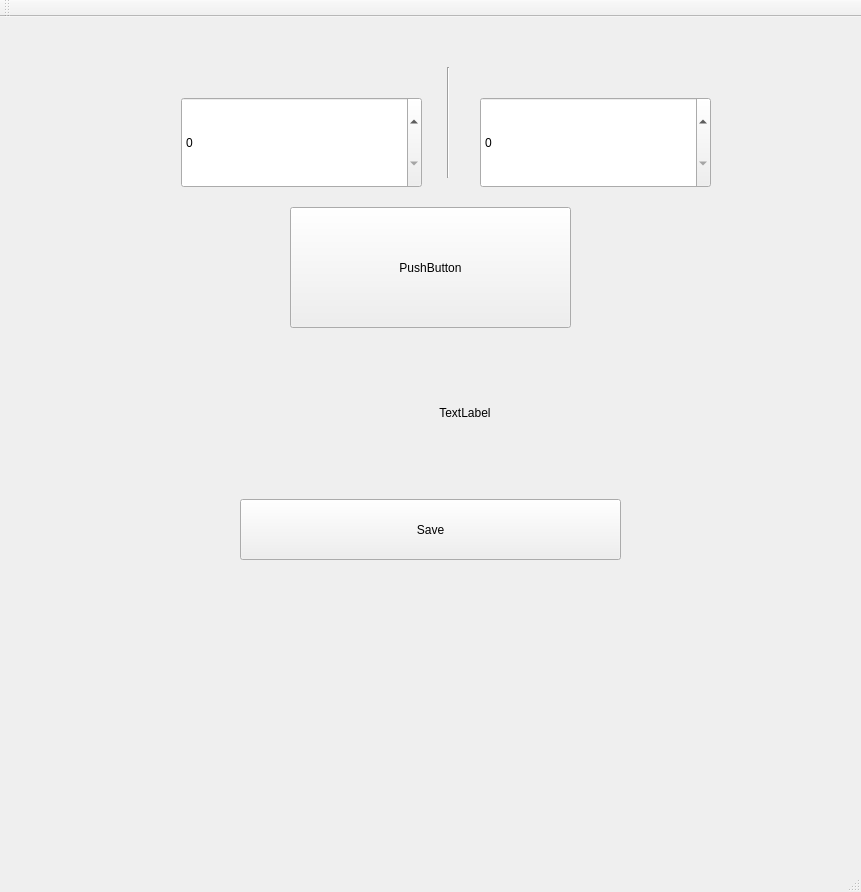
<?xml version="1.0" encoding="UTF-8"?>
<ui version="4.0">
 <class>MainWindow</class>
 <widget class="QMainWindow" name="MainWindow">
  <property name="geometry">
   <rect>
    <x>0</x>
    <y>0</y>
    <width>861</width>
    <height>892</height>
   </rect>
  </property>
  <property name="windowTitle">
   <string>MainWindow</string>
  </property>
  <widget class="QWidget" name="centralWidget">
   <widget class="QPushButton" name="generateNumButton">
    <property name="geometry">
     <rect>
      <x>290</x>
      <y>190</y>
      <width>281</width>
      <height>121</height>
     </rect>
    </property>
    <property name="text">
     <string>PushButton</string>
    </property>
   </widget>
   <widget class="QSpinBox" name="from">
    <property name="geometry">
     <rect>
      <x>181</x>
      <y>80</y>
      <width>241</width>
      <height>91</height>
     </rect>
    </property>
    <property name="maximum">
     <number>1000000000</number>
    </property>
   </widget>
   <widget class="QLabel" name="showNumber">
    <property name="geometry">
     <rect>
      <x>100</x>
      <y>330</y>
      <width>641</width>
      <height>131</height>
     </rect>
    </property>
    <property name="text">
     <string>                                                                                                      TextLabel</string>
    </property>
   </widget>
   <widget class="QSpinBox" name="to">
    <property name="geometry">
     <rect>
      <x>480</x>
      <y>80</y>
      <width>231</width>
      <height>91</height>
     </rect>
    </property>
    <property name="maximum">
     <number>1000000000</number>
    </property>
   </widget>
   <widget class="Line" name="line">
    <property name="geometry">
     <rect>
      <x>433</x>
      <y>50</y>
      <width>31</width>
      <height>111</height>
     </rect>
    </property>
    <property name="orientation">
     <enum>Qt::Vertical</enum>
    </property>
   </widget>
   <widget class="QPushButton" name="pushButton">
    <property name="geometry">
     <rect>
      <x>240</x>
      <y>482</y>
      <width>381</width>
      <height>61</height>
     </rect>
    </property>
    <property name="text">
     <string>Save</string>
    </property>
   </widget>
  </widget>
  <widget class="QMenuBar" name="menuBar">
   <property name="geometry">
    <rect>
     <x>0</x>
     <y>0</y>
     <width>861</width>
     <height>21</height>
    </rect>
   </property>
  </widget>
  <widget class="QToolBar" name="mainToolBar">
   <attribute name="toolBarArea">
    <enum>TopToolBarArea</enum>
   </attribute>
   <attribute name="toolBarBreak">
    <bool>false</bool>
   </attribute>
  </widget>
  <widget class="QStatusBar" name="statusBar"/>
 </widget>
 <layoutdefault spacing="6" margin="11"/>
 <resources/>
 <connections/>
</ui>
